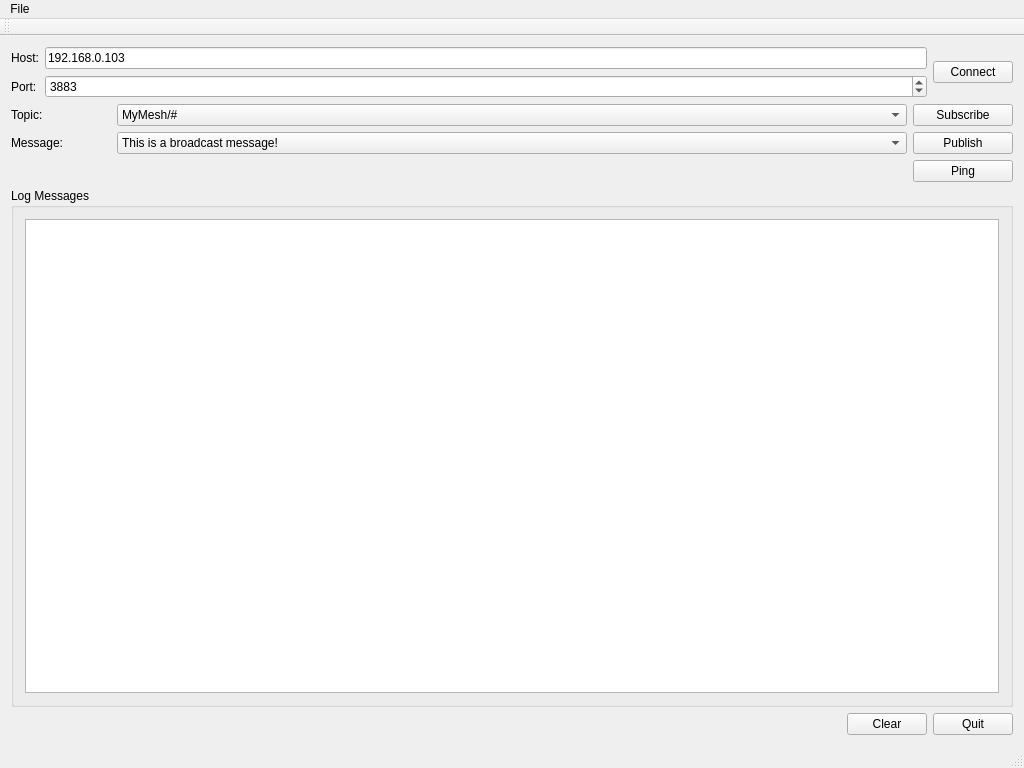
<?xml version="1.0" encoding="UTF-8"?>
<ui version="4.0">
 <class>MainWindow</class>
 <widget class="QMainWindow" name="MainWindow">
  <property name="geometry">
   <rect>
    <x>0</x>
    <y>0</y>
    <width>1024</width>
    <height>768</height>
   </rect>
  </property>
  <property name="windowTitle">
   <string>MyMesh MQTT Client</string>
  </property>
  <widget class="QWidget" name="centralWidget">
   <layout class="QVBoxLayout" name="verticalLayout">
    <item>
     <layout class="QHBoxLayout" name="horizontalLayout">
      <property name="sizeConstraint">
       <enum>QLayout::SetDefaultConstraint</enum>
      </property>
      <item>
       <layout class="QFormLayout" name="formLayout">
        <property name="sizeConstraint">
         <enum>QLayout::SetDefaultConstraint</enum>
        </property>
        <item row="0" column="0">
         <widget class="QLabel" name="label">
          <property name="text">
           <string>Host:</string>
          </property>
         </widget>
        </item>
        <item row="0" column="1">
         <widget class="QLineEdit" name="lineEditHost">
          <property name="text">
           <string>192.168.0.103</string>
          </property>
         </widget>
        </item>
        <item row="2" column="0">
         <widget class="QLabel" name="label_2">
          <property name="text">
           <string>Port:</string>
          </property>
         </widget>
        </item>
        <item row="2" column="1">
         <widget class="QSpinBox" name="spinBoxPort">
          <property name="maximum">
           <number>99999</number>
          </property>
          <property name="value">
           <number>3883</number>
          </property>
         </widget>
        </item>
       </layout>
      </item>
      <item>
       <widget class="QPushButton" name="buttonConnect">
        <property name="text">
         <string>Connect</string>
        </property>
       </widget>
      </item>
     </layout>
    </item>
    <item>
     <layout class="QGridLayout" name="gridLayout">
      <item row="0" column="0">
       <widget class="QLabel" name="label_3">
        <property name="text">
         <string>Topic:</string>
        </property>
       </widget>
      </item>
      <item row="1" column="0">
       <widget class="QLabel" name="label_4">
        <property name="maximumSize">
         <size>
          <width>100</width>
          <height>16777215</height>
         </size>
        </property>
        <property name="text">
         <string>Message:</string>
        </property>
       </widget>
      </item>
      <item row="1" column="2">
       <widget class="QPushButton" name="buttonPublish">
        <property name="maximumSize">
         <size>
          <width>100</width>
          <height>16777215</height>
         </size>
        </property>
        <property name="text">
         <string>Publish</string>
        </property>
       </widget>
      </item>
      <item row="0" column="2">
       <widget class="QPushButton" name="buttonSubscribe">
        <property name="text">
         <string>Subscribe</string>
        </property>
       </widget>
      </item>
      <item row="2" column="2">
       <widget class="QPushButton" name="buttonPing">
        <property name="text">
         <string>Ping</string>
        </property>
       </widget>
      </item>
      <item row="0" column="1">
       <widget class="QComboBox" name="comboBoxTopic">
        <item>
         <property name="text">
          <string>MyMesh/#</string>
         </property>
        </item>
        <item>
         <property name="text">
          <string>MyMesh/to/gateway</string>
         </property>
        </item>
        <item>
         <property name="text">
          <string>MyMesh/to/broadcast</string>
         </property>
        </item>
       </widget>
      </item>
      <item row="1" column="1">
       <widget class="QComboBox" name="comboBoxMessage">
        <item>
         <property name="text">
          <string>This is a broadcast message!</string>
         </property>
        </item>
        <item>
         <property name="text">
          <string>getNodes</string>
         </property>
        </item>
       </widget>
      </item>
     </layout>
    </item>
    <item>
     <widget class="QGroupBox" name="groupBox">
      <property name="title">
       <string>Log Messages</string>
      </property>
      <layout class="QHBoxLayout" name="horizontalLayout_2">
       <item>
        <widget class="QPlainTextEdit" name="editLog">
         <property name="minimumSize">
          <size>
           <width>0</width>
           <height>430</height>
          </size>
         </property>
        </widget>
       </item>
      </layout>
     </widget>
    </item>
    <item>
     <layout class="QHBoxLayout" name="horizontalLayout_3">
      <item>
       <spacer name="horizontalSpacer">
        <property name="orientation">
         <enum>Qt::Horizontal</enum>
        </property>
        <property name="sizeHint" stdset="0">
         <size>
          <width>40</width>
          <height>20</height>
         </size>
        </property>
       </spacer>
      </item>
      <item>
       <widget class="QPushButton" name="buttonClear">
        <property name="text">
         <string>Clear</string>
        </property>
       </widget>
      </item>
      <item>
       <widget class="QPushButton" name="buttonQuit">
        <property name="text">
         <string>Quit</string>
        </property>
       </widget>
      </item>
     </layout>
    </item>
   </layout>
  </widget>
  <widget class="QMenuBar" name="menuBar">
   <property name="geometry">
    <rect>
     <x>0</x>
     <y>0</y>
     <width>1024</width>
     <height>22</height>
    </rect>
   </property>
   <widget class="QMenu" name="menuFile">
    <property name="title">
     <string>File</string>
    </property>
    <addaction name="actionQuit"/>
   </widget>
   <addaction name="menuFile"/>
  </widget>
  <widget class="QToolBar" name="mainToolBar">
   <attribute name="toolBarArea">
    <enum>TopToolBarArea</enum>
   </attribute>
   <attribute name="toolBarBreak">
    <bool>false</bool>
   </attribute>
  </widget>
  <widget class="QStatusBar" name="statusBar"/>
  <action name="actionQuit">
   <property name="text">
    <string>Quit</string>
   </property>
  </action>
 </widget>
 <layoutdefault spacing="6" margin="11"/>
 <resources/>
 <connections/>
</ui>
